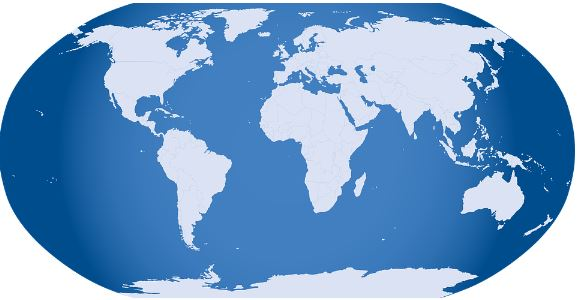
#> input picture openCV/image/earth.JPG, 578 x 300 px, found by its file name
$ python cv-17-1.py   (older library calls are emulated)
#> lines starting #> are read from the running program, lines starting #| are printed output that depends on the picture; after the words box and inside, x2 and y2 are one past the last pixel; in counts of white or black regions, pixels touching at a corner belong together
import numpy as np
import cv2

def contour():
    img = cv2.imread('image/earth.jpg')
#> img is the input picture: shape (300, 578, 3); mean B, G, R 202.2, 159.5, 117.8
    imgray = cv2.cvtColor(img, cv2.COLOR_BGR2GRAY)
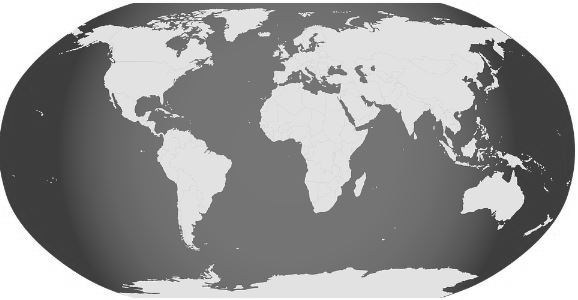
#> imgray: shape (300, 578); min 36, max 255, mean 151.9

    ret, thr = cv2.threshold(imgray, 127, 255, 0)
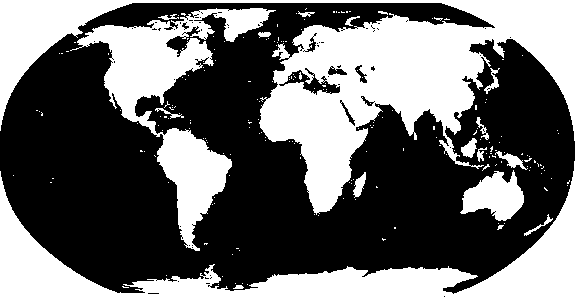
#> thr: shape (300, 578); 41.9% white; 207 white regions (189 under 20 px)
    _, contour,_ = cv2.findContours(thr, cv2.RETR_TREE, cv2.CHAIN_APPROX_SIMPLE)
#> contour = 331 contours, 304 with area under 20; largest, box (x1, y1, x2, y2) and area: (0, 0, 578, 300) 54728, (70, 8, 276, 251) 12290, (460, 170, 524, 221) 1874, (278, 69, 341, 96) 636, (495, 151, 528, 170) 170

    cv2.drawContours(img, contour, -1,(0,0,255), 1)
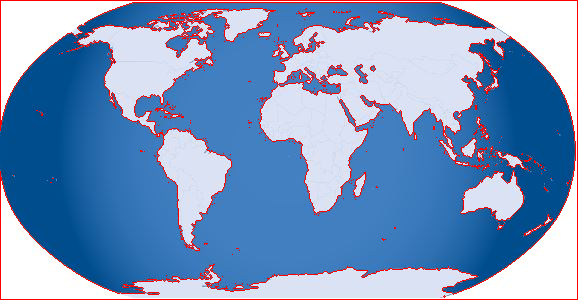
#> img: shape (300, 578, 3); 4.77% of pixels changed, all inside (x1, y1, x2, y2) = (0, 0, 578, 300)
    cv2.imshow('thresh', thr)
    cv2.imshow('contour', img)

    cv2.waitKey(0)
    cv2.destroyAllWindows()

contour()

$ run again, with openCV/image/10.JPG copied over openCV/image/earth.JPG
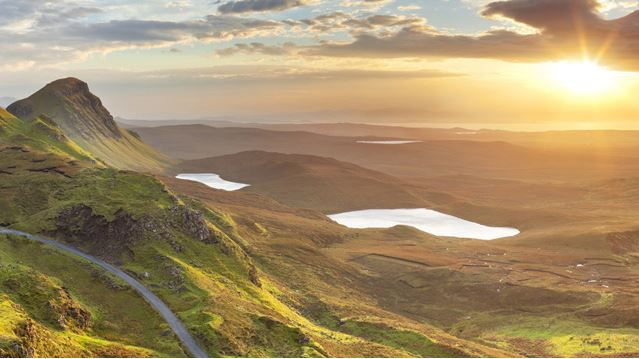
#> input picture openCV/image/10.JPG, 639 x 359 px, found by its file name
#> in contour, img is the input picture: shape (359, 639, 3); mean B, G, R 105, 141.9, 163.8
#> in contour, `ret, thr = cv2.threshold(imgray, 127, 255, 0)`:
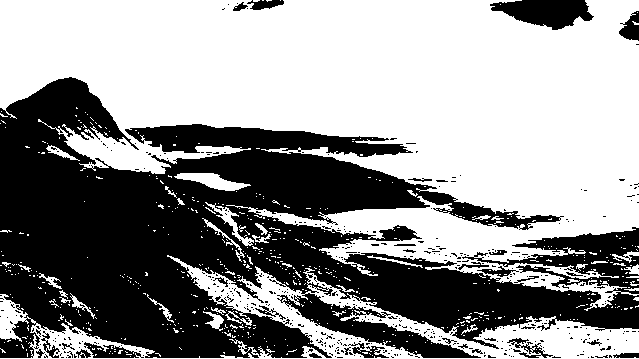
#> thr: shape (359, 639); 57.4% white; 459 black regions (427 under 20 px)
#> contour = 1287 contours, 1210 with area under 20; largest, box (x1, y1, x2, y2) and area: (0, 0, 639, 311) 110634, (0, 255, 639, 359) 19689, (279, 292, 482, 359) 3868, (174, 173, 251, 191) 586, (83, 341, 142, 359) 579
#> in contour, `cv2.drawContours(img, contour, -1,(0,0,255), 1)`:
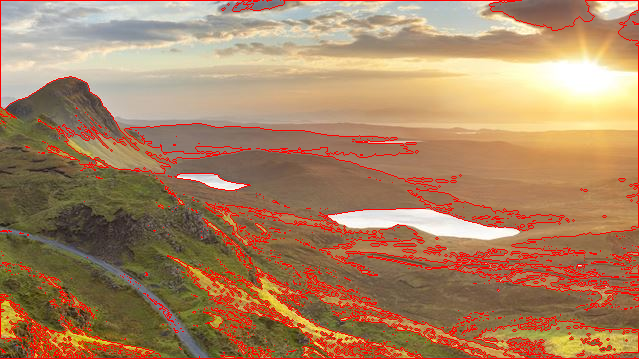
#> img: shape (359, 639, 3); 7.37% of pixels changed, all inside (x1, y1, x2, y2) = (0, 0, 639, 359)
